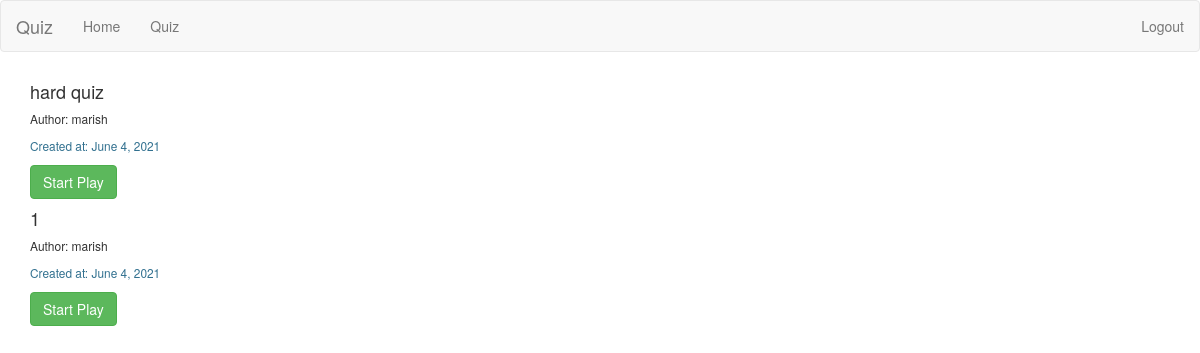
Page /quiz/quizzes/ on the committed database.
### quiz/models.py (models this page shows, shortened)
class QuizAuthor(models.Model):
    quiz_name = models.CharField(max_length=50)
    author = models.CharField(max_length=50)
    created_at = models.DateField(auto_now_add=True)

### quiz/views.py (the view)
# urls.py: path('quizzes/', student_quizzes, name='quizzes'),
def student_quizzes(request):
    return render(
        request,
        "student_quizzes.html",
        {"quizzes": QuizAuthor.objects.all()},
    )

### quiz/templates/student_quizzes.html
{% extends 'nav2.html' %} {% block content %}
<div class="container p-2">
  {% if quizzes %} {% for quiz in quizzes %}
  <div class="col">
    <div class="card" style="max-width: 18rem">
      <div class="card-body">
        <h4 class="card-title heading-main">{{quiz.quiz_name}}</h4>
        <h6 class="card-subtitle mb-2 text-white">Author: {{quiz.author}}</h6>
        <p class="card-text">
          <small class="text-info">Created at: {{quiz.created_at}}</small>
        </p>
        <a
          type="button"
          href="{% url 'play-quiz' quiz.id  0 %}"
          class="btn btn-success btn-md"
          >Start Play</a
        >
      </div>
    </div>
  </div>
  {% endfor %} {% else %}
  <h5 class="heading-main">No Quizzes Available</h5>
  {% endif %}
</div>
{% endblock %}

### rows in the picture
QuizAuthor: quiz_name "hard quiz", author "marish", created_at "June 4, 2021"
QuizAuthor: quiz_name "1", author "marish", created_at "June 4, 2021"
